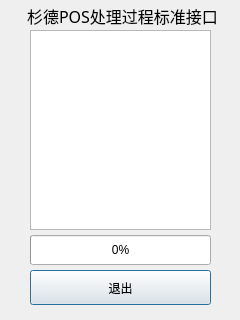
<?xml version="1.0" encoding="UTF-8"?>
<ui version="4.0">
 <class>MsgInfo</class>
 <widget class="QDialog" name="MsgInfo">
  <property name="geometry">
   <rect>
    <x>0</x>
    <y>0</y>
    <width>240</width>
    <height>320</height>
   </rect>
  </property>
  <property name="windowTitle">
   <string>Dialog</string>
  </property>
  <widget class="QLabel" name="label">
   <property name="geometry">
    <rect>
     <x>27</x>
     <y>0</y>
     <width>190</width>
     <height>31</height>
    </rect>
   </property>
   <property name="font">
    <font>
     <family>AR PL UKai CN</family>
     <pointsize>12</pointsize>
     <weight>50</weight>
     <italic>false</italic>
     <bold>false</bold>
    </font>
   </property>
   <property name="styleSheet">
    <string notr="true">font: 12pt &quot;AR PL UKai CN&quot;;</string>
   </property>
   <property name="text">
    <string>杉德POS处理过程标准接口</string>
   </property>
  </widget>
  <widget class="QPushButton" name="pushButton">
   <property name="geometry">
    <rect>
     <x>30</x>
     <y>270</y>
     <width>181</width>
     <height>35</height>
    </rect>
   </property>
   <property name="text">
    <string>退出</string>
   </property>
  </widget>
  <widget class="QProgressBar" name="progressBar">
   <property name="geometry">
    <rect>
     <x>30</x>
     <y>235</y>
     <width>181</width>
     <height>30</height>
    </rect>
   </property>
   <property name="maximum">
    <number>50</number>
   </property>
   <property name="value">
    <number>0</number>
   </property>
   <property name="textVisible">
    <bool>true</bool>
   </property>
   <property name="invertedAppearance">
    <bool>false</bool>
   </property>
  </widget>
  <widget class="QTextEdit" name="MsgRst">
   <property name="geometry">
    <rect>
     <x>30</x>
     <y>30</y>
     <width>181</width>
     <height>200</height>
    </rect>
   </property>
  </widget>
 </widget>
 <resources/>
 <connections/>
</ui>
